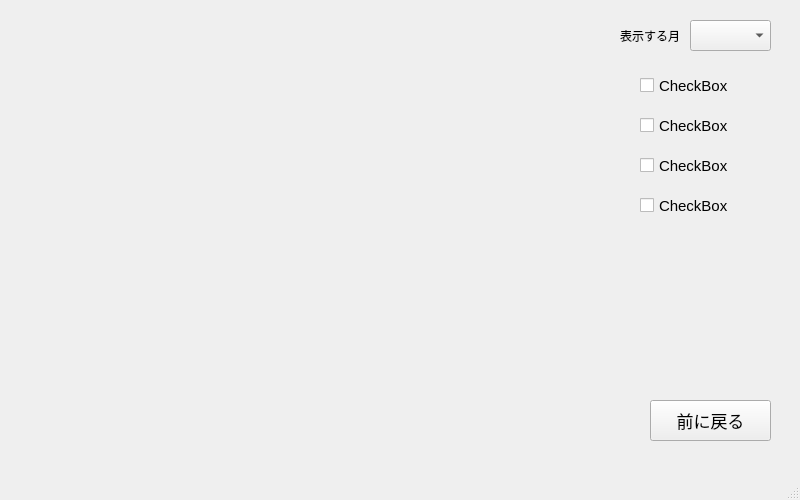
<?xml version="1.0" encoding="UTF-8"?>
<ui version="4.0">
 <class>MainWindow</class>
 <widget class="QMainWindow" name="MainWindow">
  <property name="geometry">
   <rect>
    <x>0</x>
    <y>0</y>
    <width>800</width>
    <height>500</height>
   </rect>
  </property>
  <property name="windowTitle">
   <string>MainWindow</string>
  </property>
  <widget class="QWidget" name="centralwidget">
   <widget class="QComboBox" name="comboBox">
    <property name="geometry">
     <rect>
      <x>690</x>
      <y>20</y>
      <width>81</width>
      <height>31</height>
     </rect>
    </property>
    <property name="editable">
     <bool>false</bool>
    </property>
   </widget>
   <widget class="QWidget" name="verticalLayoutWidget">
    <property name="geometry">
     <rect>
      <x>30</x>
      <y>20</y>
      <width>571</width>
      <height>351</height>
     </rect>
    </property>
    <layout class="QVBoxLayout" name="verticalLayout">
     <item>
      <spacer name="verticalSpacer">
       <property name="orientation">
        <enum>Qt::Vertical</enum>
       </property>
       <property name="sizeHint" stdset="0">
        <size>
         <width>20</width>
         <height>270</height>
        </size>
       </property>
      </spacer>
     </item>
    </layout>
   </widget>
   <widget class="QLabel" name="label">
    <property name="geometry">
     <rect>
      <x>620</x>
      <y>20</y>
      <width>61</width>
      <height>31</height>
     </rect>
    </property>
    <property name="text">
     <string>表示する月</string>
    </property>
   </widget>
   <widget class="QCheckBox" name="checkBox">
    <property name="geometry">
     <rect>
      <x>640</x>
      <y>70</y>
      <width>91</width>
      <height>31</height>
     </rect>
    </property>
    <property name="font">
     <font>
      <pointsize>11</pointsize>
     </font>
    </property>
    <property name="text">
     <string>CheckBox</string>
    </property>
   </widget>
   <widget class="QPushButton" name="pushButton">
    <property name="geometry">
     <rect>
      <x>650</x>
      <y>400</y>
      <width>121</width>
      <height>41</height>
     </rect>
    </property>
    <property name="font">
     <font>
      <pointsize>13</pointsize>
     </font>
    </property>
    <property name="text">
     <string>前に戻る</string>
    </property>
   </widget>
   <widget class="QCheckBox" name="checkBox_2">
    <property name="geometry">
     <rect>
      <x>640</x>
      <y>110</y>
      <width>91</width>
      <height>31</height>
     </rect>
    </property>
    <property name="font">
     <font>
      <pointsize>11</pointsize>
     </font>
    </property>
    <property name="text">
     <string>CheckBox</string>
    </property>
   </widget>
   <widget class="QCheckBox" name="checkBox_3">
    <property name="geometry">
     <rect>
      <x>640</x>
      <y>150</y>
      <width>91</width>
      <height>31</height>
     </rect>
    </property>
    <property name="font">
     <font>
      <pointsize>11</pointsize>
     </font>
    </property>
    <property name="text">
     <string>CheckBox</string>
    </property>
   </widget>
   <widget class="QCheckBox" name="checkBox_4">
    <property name="geometry">
     <rect>
      <x>640</x>
      <y>190</y>
      <width>91</width>
      <height>31</height>
     </rect>
    </property>
    <property name="font">
     <font>
      <pointsize>11</pointsize>
     </font>
    </property>
    <property name="text">
     <string>CheckBox</string>
    </property>
   </widget>
  </widget>
  <widget class="QMenuBar" name="menubar">
   <property name="geometry">
    <rect>
     <x>0</x>
     <y>0</y>
     <width>800</width>
     <height>21</height>
    </rect>
   </property>
  </widget>
  <widget class="QStatusBar" name="statusbar"/>
 </widget>
 <resources/>
 <connections/>
</ui>
